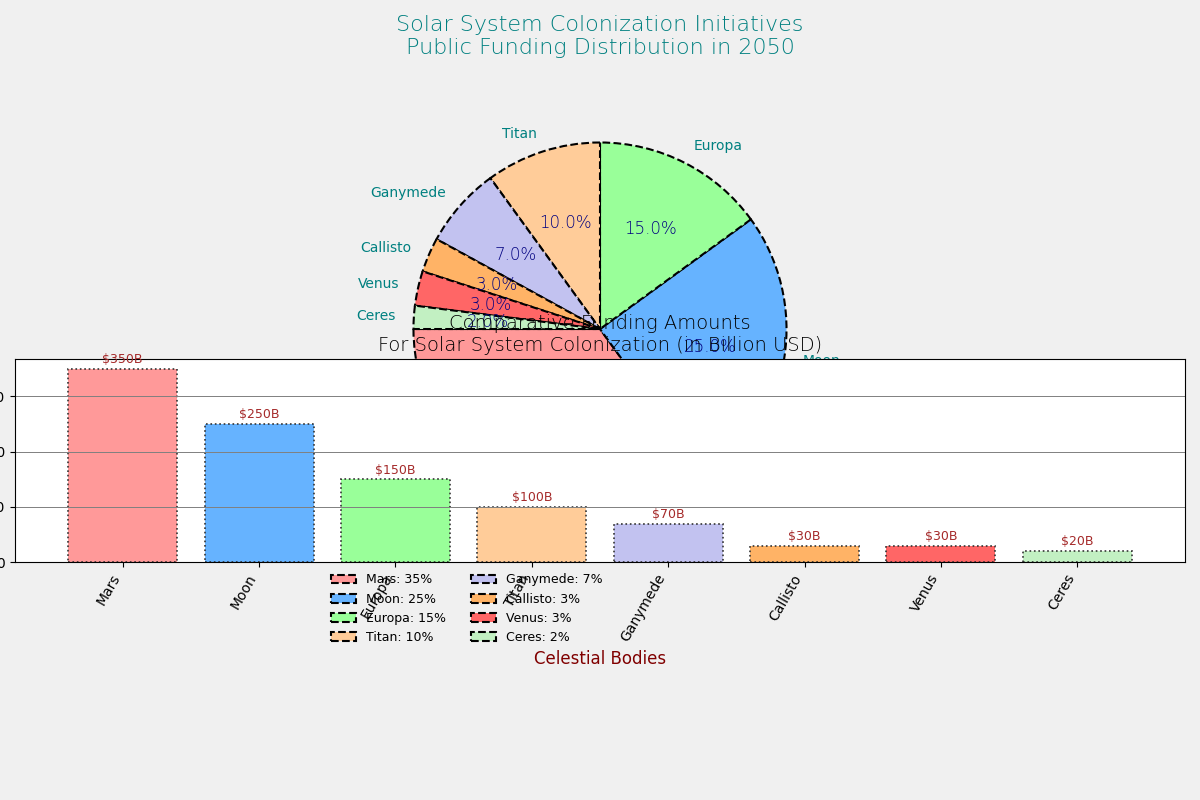

The Python source for this figure:
import matplotlib.pyplot as plt
import numpy as np

planets = ["Mars", "Moon", "Europa", "Titan", "Ganymede", "Callisto", "Venus", "Ceres"]
funding_percentages = [35, 25, 15, 10, 7, 3, 3, 2]

colors = ['#ff9999','#66b3ff','#99ff99','#ffcc99','#c2c2f0','#ffb366','#ff6666','#c2f0c2']

fig, ax = plt.subplots(figsize=(12, 8), facecolor='#f0f0f0')
wedges, texts, autotexts = ax.pie(funding_percentages, labels=planets, colors=colors,
                                  autopct='%1.1f%%', startangle=180, textprops=dict(color="navy"),
                                  wedgeprops=dict(edgecolor='black', linestyle='--', linewidth=1.5))

plt.setp(autotexts, size=12, weight="light")
plt.setp(texts, size=10, color='teal')

ax.set_title('Solar System Colonization Initiatives\nPublic Funding Distribution in 2050',
             fontsize=16, fontweight='light', color='teal', pad=30)

ax.legend(wedges, [f"{planet}: {percentage}%" for planet, percentage in zip(planets, funding_percentages)],
          loc="lower left", bbox_to_anchor=(-0.1, -0.2, 0.5, 1), ncol=2, fontsize=9, title_fontsize=11, frameon=False)

ax.set_aspect('equal')

funding_amounts = [350, 250, 150, 100, 70, 30, 30, 20]
ax_bar = fig.add_subplot(212)
x_pos = np.arange(len(planets))
bars = ax_bar.bar(x_pos, funding_amounts, color=colors, edgecolor='#333333', linestyle=':', linewidth=1.2)

ax_bar.set_title('Comparative Funding Amounts\nFor Solar System Colonization (in Billion USD)', fontsize=14, weight='light')
ax_bar.set_xlabel('Celestial Bodies', fontsize=12, color='maroon')
ax_bar.set_ylabel('Funding Amount (Billion USD)', fontsize=12, color='maroon')
ax_bar.set_xticks(x_pos)
ax_bar.set_xticklabels(planets, rotation=60, ha='right', fontsize=10)
ax_bar.yaxis.grid(True, linestyle='-', linewidth=0.7, color='gray')

for bar in bars:
    height = bar.get_height()
    ax_bar.text(bar.get_x() + bar.get_width() / 2, height + 5, f"${height}B", ha='center', va='bottom', fontsize=9, color='brown')

plt.tight_layout()
plt.show()
